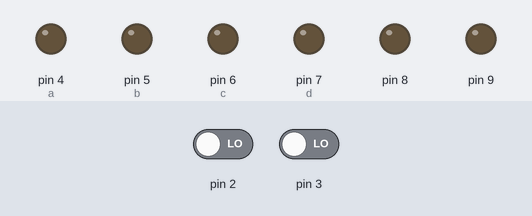
A sketch run on a simulated Arduino Uno, built with avr-gcc and run on an emulated ATmega328P. On the bench: output pins drawn as LEDs (lit = HIGH). Inputs (shaded band) come from the test bench; at power-on: pin 2 LOW, pin 3 LOW.

Above: at 0.1 s.
At 2.1 s:
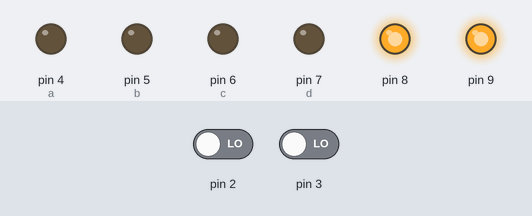
Timing chart, 0 to 3.6 s (numbered marks = the images above):
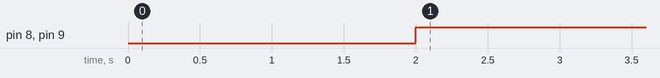

Measured:
- by itself, pin 8, pin 9: LOW → HIGH at 2.0 s

The sketch:

last_car_setup.ino
```cpp
 //YouTube|Tech at Home

double ch1=2;
int a=4; int b=5;

double ch2=3;
int c=6; int d=7;


void setup()
{
  Serial.begin(115200);

  pinMode(2,INPUT);
  pinMode(4,OUTPUT); pinMode(5,OUTPUT);

  pinMode(3,INPUT);
  pinMode(6,OUTPUT); pinMode(7,OUTPUT);
  pinMode(8,OUTPUT); pinMode(9,OUTPUT);
}
void loop()
{
ch1 = pulseIn(2,HIGH);
ch2 = pulseIn(3,HIGH);
digitalWrite(8,1);
digitalWrite(9,1);

if((ch1>=1300&&ch1<=1600)&&(ch2>=1300&&ch2<=1600))
{

 digitalWrite(a,LOW); digitalWrite(b,LOW);
 digitalWrite(c,LOW);digitalWrite(d,LOW);\
 delay(5);
}

else if(ch2>1000&&ch2<1300)
{
digitalWrite(a,HIGH); digitalWrite(b,LOW);
 digitalWrite(c,LOW);digitalWrite(d,HIGH);
 delay(5);
}

else if(ch1>=1600&&ch1<=2000)
{

   digitalWrite(a,LOW); digitalWrite(b,HIGH);
 digitalWrite(c,LOW);digitalWrite(d,HIGH);
 delay(5);

}

else if(ch1<1300&&ch1>1000)
{
  digitalWrite(a,HIGH); digitalWrite(b,LOW);
 digitalWrite(c,HIGH);digitalWrite(d,LOW);
 delay(5);
}

else if(ch2<2000&&ch2>1600)
{  digitalWrite(a,LOW); digitalWrite(b,HIGH);
 digitalWrite(c,HIGH);digitalWrite(d,LOW);
 delay(5);
}

else
{
 digitalWrite(a,LOW); digitalWrite(b,LOW);
 digitalWrite(c,LOW);digitalWrite(d,LOW);
 delay(5);
}

}
```
